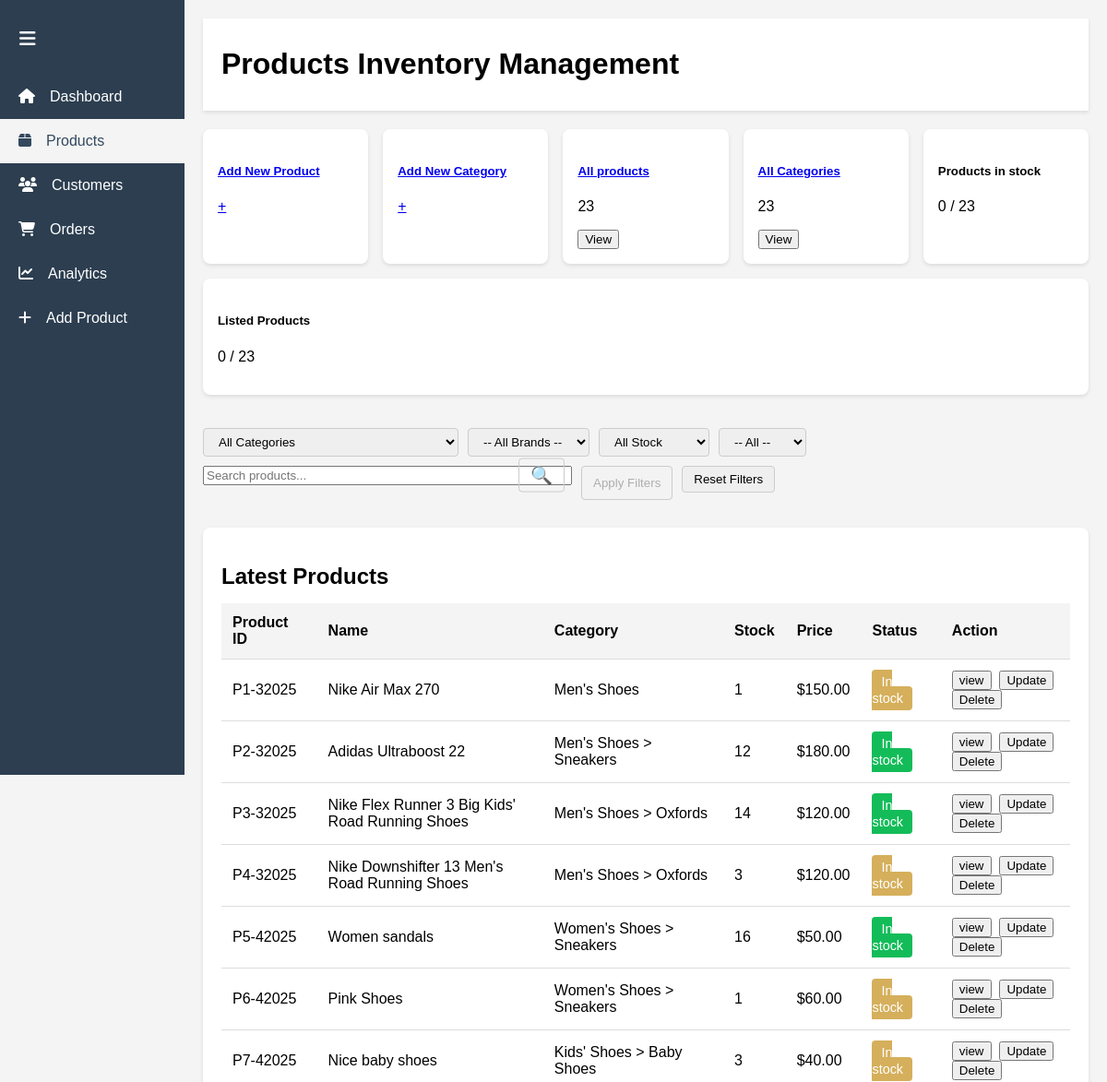
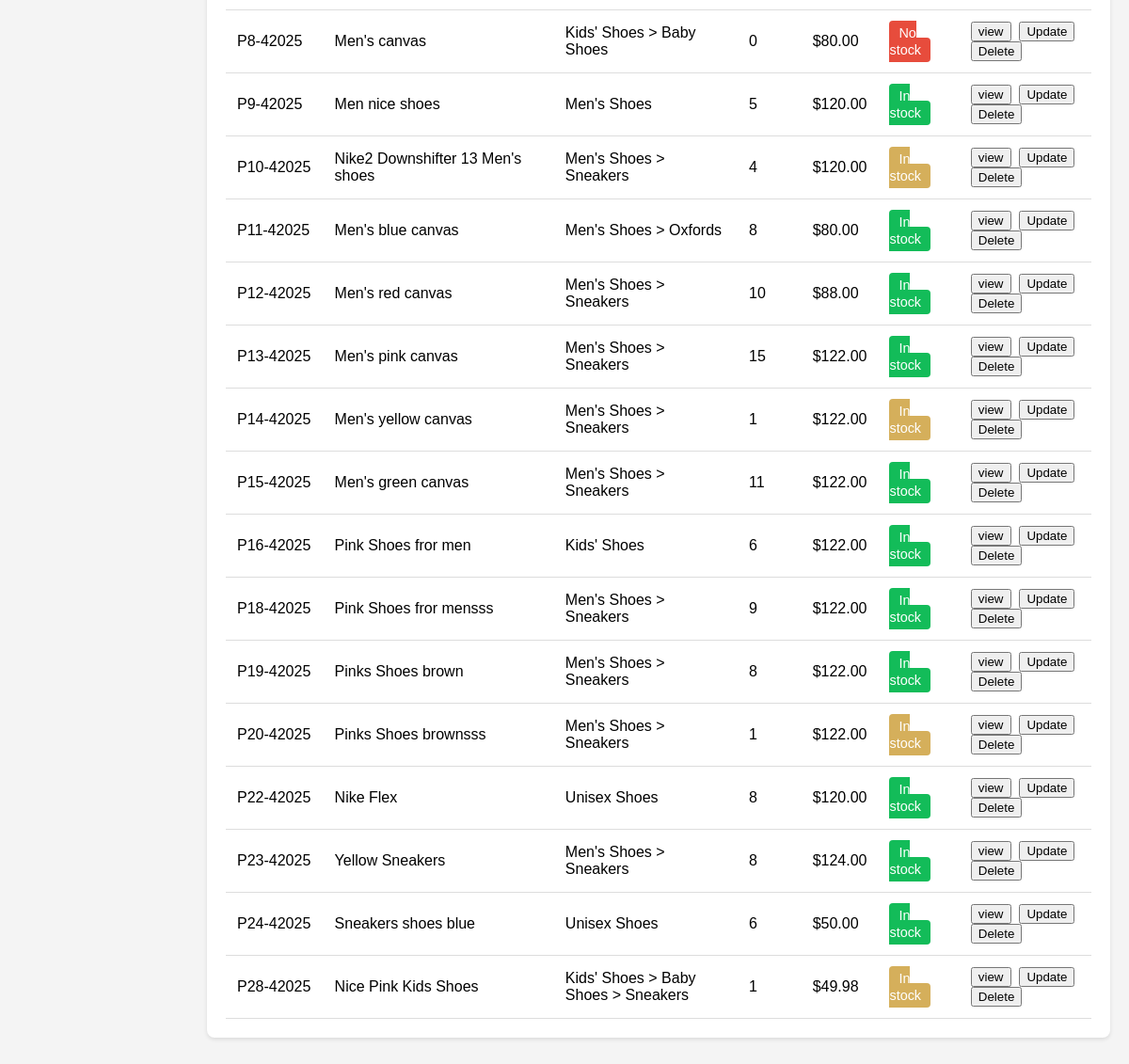
Screenshot of /myadmin/products-management with the database file from the repository (2 pictures, top to bottom).
### store/models.py (models this page shows, shortened)
class Product(models.Model):
    category = models.ForeignKey(Category, on_delete=models.CASCADE, related_name='products', blank=True, null=True)
    name = models.CharField(max_length=255, verbose_name='Product Name')
    slug = models.SlugField(unique=True, blank=True)
    price = models.DecimalField(max_digits=12, decimal_places=2)
    image =  models.ImageField(upload_to='uploads/products', null=True, blank=True)
    description = models.TextField(verbose_name='Product Description', blank=True, null=True)
    key_words = models.CharField(max_length=255, blank=True, null=True)
    is_sale = models.BooleanField(default=False)
    sale_price = models.DecimalField(max_digits=12, decimal_places=2, null=True, blank=True)
    discount = models.DecimalField(default=0, max_digits=9, decimal_places=2, null=True, blank=True)
    percentage_discount = models.DecimalField(default=0, max_digits=5, decimal_places=0, null=True, blank=True)
    is_listed = models.BooleanField(default=True)
    is_featured = models.BooleanField(default=False)
    is_new = models.BooleanField(default=True)
    in_stock = models.BooleanField(default=True)
    stock_quantity = models.IntegerField(default=1)
    brand = models.CharField(max_length=255, blank=True, null=True)
    material = models.CharField(max_length=255, blank=True, null=True)
    color = models.CharField(max_length=255, blank=True)
    size = models.CharField(max_length=255, blank=True)
    created_at = models.DateTimeField(auto_now_add=True)

class Category(MPTTModel):
    name = models.CharField(max_length=50)
    parent = TreeForeignKey('self', on_delete=models.CASCADE, null=True, blank=True, related_name='children')
    slug = models.SlugField(unique=True, blank=True)
    key_words = models.CharField(max_length=255, blank=True, null=True)
    description = models.CharField(max_length=255, blank=True, null=True)
    image = models.ImageField(upload_to='uploads/categories/', blank=True, null=True)
    class MPTTMeta:
        order_insertion_by = ['name']
    class Meta:
        unique_together = ('parent', 'name')  # 👈 This ensures same name can't appear under same parent
        verbose_name_plural = 'Categories'
    def get_full_path(self):
        ancestors = self.get_ancestors(include_self=True)
        return " > ".join([category.name for category in ancestors])
    def __str__(self):
        return self.get_full_path()

### myadmin/views.py (the view)
# urls.py: path('products-management', views.products_management, name='products_management'),
def products_management(request):
    products = Product.objects.select_related('category').all()
    category = request.GET.get('category')
    brand = request.GET.get('brand')
    stock = request.GET.get('stock')
    is_listed = request.GET.get('is_listed')
    search_query = request.GET.get('search')
    if search_query:
        products = products.filter(
            Q(name__icontains=search_query) |
            Q(description__icontains=search_query)  # optional
        )
    if category:
        selected_category = get_object_or_404(Category, slug=category)
        descendants = selected_category.get_descendants(include_self=True)
        products = products.filter(category__in=descendants)
    if brand == 'none':
        products = products.filter(brand__isnull=True)
    elif brand:
        products = products.filter(brand__iexact=brand)
    if stock == 'in':
        products = products.filter(stock_quantity__gt=0)
    elif stock == 'out':
        products = products.filter(stock_quantity__lte=0)
    elif stock == 'less':
        products = products.filter(stock_quantity__lte=4)
    if is_listed == 'true':
        products = products.filter(is_listed=True)
    elif is_listed == 'false':
        products = products.filter(is_listed=False)
    if request.headers.get('x-requested-with') == 'XMLHttpRequest':
        html = render_to_string('myadmin/partials/product-table-body.html', {'products': products})
        return JsonResponse({'html': html})
    context = {
        'products': products,
        'categories': Category.objects.all(),
        'brands': Product.objects.exclude(brand__isnull=True).values_list('brand', flat=True).distinct()
    }
    return render(request, 'myadmin/products-management.html', context)

### cart/context_processors.py (called while the page is built)
def cart(request):
    return {'cart': Cart(request)}

### main/context_processors.py (called while the page is built)
def categories_processor(request):
    categories = Category.objects.filter(parent__isnull=True).prefetch_related("children")
    return {'categories': categories,}

def brand_list(request):
    brand_list = (
        Product.objects.filter(is_listed=True)
        .exclude(brand__isnull=True)
        .exclude(brand__exact='')
        .values_list('brand', flat=True)
        .distinct()
        .order_by('brand')
    )
    return {
        'brand_list': brand_list
    }

### users/templatetags/active_class_tags.py (called while the page is built)
@register.simple_tag(takes_context=True)
def admin_active_class(context, *view_names):
    current_view = context.request.resolver_match.view_name
    if current_view in view_names:
        return "admin-active-sidebar"
    return ""

### myadmin/templates/myadmin/products-management.html (shortened to what this page needs)
{% extends 'myadmin/partials/base.html' %}
{% block content %}
<header class="topbar">
    <h1>Products Inventory Management</h1>
</header>
<section class="cards">
    <div class="card">
        <a href="{% url 'add_product' %}">
            <h5>Add New Product</h5>
        </a>
        <a href="{% url 'add_product' %}"><p>+</p></a>
    </div>
    <div class="card">
        <a href="{% url 'add_category' %}"><h5>Add New Category</h5></a>
        <a href="{% url 'add_category' %}"><p>+</p></a>
    </div>
    <div class="card">
        <a href="{% url 'product_list' %}"><h5>All products</h5></a>
        <p>{{products|length}}</p>
        <a href="{% url 'product_list' %}"><button>View</button></a>
    </div>
    <div class="card">
        <a href="{% url 'category_list' %}"><h5>All Categories</h5></a>
        <p>{{products|length}}</p>
        <a href="{% url 'category_list' %}"><button>View</button></a>
    </div>
    <div class="card">
        <h5>Products in stock</h5>
        <p>{{products_in_stock|length}} / {{products|length}}</p>
    </div>
    <div class="card">
        <h5>Listed Products</h5>
        <p>{{listed_products|length}} / {{products|length}}</p>
    </div>
</section>
<br><br>
<form method="GET" class="product-filters">
    <select name="category">
        <option value="">All Categories</option>
    </select>
    <select name="brand">
        <option value="">-- All Brands --</option>
    </select>
    <select name="stock">
        <option value="">All Stock</option>
    </select>
    <select name="is_listed" id="is_listed">
        <option value="">-- All --</option>
    </select>
    <div class="search-wrapper">
        <input
          type="text"
          name="search"
          class="custom-input search-input"
          placeholder="Search products..."
          value="{{ request.GET.search|default_if_none:'' }}"
          id="product-search-input"
        >
        <button type="submit" class="search-btn">🔍</button>
      </div>
    <button type="submit" disabled>Apply Filters</button>
    <a href="{% url 'products_management' %}"><button type="button" class="reset-btn">Reset Filters</button></a>
</form>
<section class="products-section">
    <h2>Latest Products</h2>
    {% if products %}
    <table class="products-table">
        <thead>
            <tr>
                <th>Product ID</th>
                <th>Name</th>
                <th>Category</th>
                <th>Stock</th>
                <th>Price</th>
                <th>Status</th>
                <th>Action</th>
            </tr>
        </thead>
        <tbody id="product-table-body">
            {% include "myadmin/partials/product-table-body.html" %}
        </tbody>
    </table>
    {% endif %}
</section>
{% endblock content %}

### myadmin/templates/myadmin/partials/product-table-body.html
{% for product in products %}
<tr>
    <td>P{{product.id}}-{{product.created_at.month}}{{product.created_at.year}}</td>
    <td>{{product.name}}</td>
    <td>{{product.category}}</td>
    <td>{{product.stock_quantity}}</td>
    <td>${{product.price}}</td>
    {% if product.in_stock %}
        {% if product.stock_quantity < 5 %}
        <td><span class="status less-stock">In stock</span></td>
        {% else %}
        <td><span class="status in-stock">In stock</span></td>
        {% endif %}
    {% else %}
        <td><span class="status out-stock">No stock</span></td>
    {% endif %}
    <td>
        <a href="{% url 'product_item' product.slug %}"><button type="button">view</button></a>&nbsp;
        <a href="{% url 'update_product' product.slug %}"><button type="button">Update</button></a>&nbsp;
        <a href="{% url 'delete_product' product.slug %}"><button type="button">Delete</button></a>
    </td>
</tr>
{% empty %}
<tr><td colspan="7">No products found.</td></tr>
{% endfor %}

### myadmin/templates/myadmin/products-management.html (style rules this page uses)
.product-filters { display: flex; gap: 10px; margin-bottom: 20px; flex-wrap: wrap; }
.product-filters select, .product-filters button { padding: 6px 12px; border-radius: 4px; border: 1px solid #ccc; }
.search-wrapper { position: relative; width: 100%; max-width: 400px; margin-bottom: 1rem; display: flex; }
.search-input { flex: 1; padding-right: 2.5rem; }
.search-btn { position: absolute; right: 0.5rem; top: 50%; transform: translateY(-50%); background: none; border: none; font-size: 1.2rem; cursor: pointer; }
.cards { display: flex; gap: 1em; flex-wrap: wrap; }
.card { background: white; padding: 1em; flex: 1; min-width: 120px; box-shadow: 0 2px 4px rgba(0, 0, 0, 0.1); border-radius: 8px; }
.products-section { margin-top: 30px; background: white; padding: 20px; border-radius: 8px; box-shadow: 0 2px 4px rgba(0, 0, 0, 0.1); }
.products-section h2 { margin-bottom: 15px; }
.products-table { width: 100%; border-collapse: collapse; }
.products-table th, .products-table td { padding: 12px; border-bottom: 1px solid #ddd; text-align: left; }
.products-table th { background: #f4f4f4; }
.status.in-stock { background: #13bc59; padding: 5px 10px; color: white; border-radius: 4px; font-size: 0.9em; }
.status.out-stock { background: #e74c3c; padding: 5px 10px; color: white; border-radius: 4px; font-size: 0.9em; }
.status.less-stock { background: #d5af5b; padding: 5px 10px; color: white; border-radius: 4px; font-size: 0.9em; }

### myadmin/templates/myadmin/partials/base.html (style rules this page uses)
body { margin: 0; font-family: Arial, sans-serif; background: #f4f4f4; }
.topbar { background: #fff; padding: 10px 20px; margin-bottom: 20px; box-shadow: 0 2px 4px rgba(0, 0, 0, 0.1); }

### rows the page displays
Product: id "1", created_at.month "3", created_at.year "2025", name "Nike Air Max 270", category "Men's Shoes", stock_quantity "1", price "150.00", in_stock "In stock"
Product: id "2", created_at.month "3", created_at.year "2025", name "Adidas Ultraboost 22", category "Men's Shoes > Sneakers", stock_quantity "12", price "180.00", in_stock "In stock"
Product: id "3", created_at.month "3", created_at.year "2025", name "Nike Flex Runner 3 Big Kids' Road Running Shoes", category "Men's Shoes > Oxfords", stock_quantity "14", price "120.00", in_stock "In stock"
Product: id "4", created_at.month "3", created_at.year "2025", name "Nike Downshifter 13 Men's Road Running Shoes", category "Men's Shoes > Oxfords", stock_quantity "3", price "120.00", in_stock "In stock"
Product: id "5", created_at.month "4", created_at.year "2025", name "Women sandals", category "Women's Shoes > Sneakers", stock_quantity "16", price "50.00", in_stock "In stock"
Product: id "6", created_at.month "4", created_at.year "2025", name "Pink Shoes", category "Women's Shoes > Sneakers", stock_quantity "1", price "60.00", in_stock "In stock"
Product: id "7", created_at.month "4", created_at.year "2025", name "Nice baby shoes", category "Kids' Shoes > Baby Shoes", stock_quantity "3", price "40.00", in_stock "In stock"
Product: id "8", created_at.month "4", created_at.year "2025", name "Men's canvas", category "Kids' Shoes > Baby Shoes", stock_quantity "0", price "80.00", in_stock "No stock"
Product: id "9", created_at.month "4", created_at.year "2025", name "Men nice shoes", category "Men's Shoes", stock_quantity "5", price "120.00", in_stock "In stock"
Product: id "10", created_at.month "4", created_at.year "2025", name "Nike2 Downshifter 13 Men's shoes", category "Men's Shoes > Sneakers", stock_quantity "4", price "120.00", in_stock "In stock"
Product: id "11", created_at.month "4", created_at.year "2025", name "Men's blue canvas", category "Men's Shoes > Oxfords", stock_quantity "8", price "80.00", in_stock "In stock"
Product: id "12", created_at.month "4", created_at.year "2025", name "Men's red canvas", category "Men's Shoes > Sneakers", stock_quantity "10", price "88.00", in_stock "In stock"
Product: id "13", created_at.month "4", created_at.year "2025", name "Men's pink canvas", category "Men's Shoes > Sneakers", stock_quantity "15", price "122.00", in_stock "In stock"
Product: id "14", created_at.month "4", created_at.year "2025", name "Men's yellow canvas", category "Men's Shoes > Sneakers", stock_quantity "1", price "122.00", in_stock "In stock"
Product: id "15", created_at.month "4", created_at.year "2025", name "Men's green canvas", category "Men's Shoes > Sneakers", stock_quantity "11", price "122.00", in_stock "In stock"
Product: id "16", created_at.month "4", created_at.year "2025", name "Pink Shoes fror men", category "Kids' Shoes", stock_quantity "6", price "122.00", in_stock "In stock"
Product: id "18", created_at.month "4", created_at.year "2025", name "Pink Shoes fror mensss", category "Men's Shoes > Sneakers", stock_quantity "9", price "122.00", in_stock "In stock"
Product: id "19", created_at.month "4", created_at.year "2025", name "Pinks Shoes brown", category "Men's Shoes > Sneakers", stock_quantity "8", price "122.00", in_stock "In stock"
Product: id "20", created_at.month "4", created_at.year "2025", name "Pinks Shoes brownsss", category "Men's Shoes > Sneakers", stock_quantity "1", price "122.00", in_stock "In stock"
Product: id "22", created_at.month "4", created_at.year "2025", name "Nike Flex", category "Unisex Shoes", stock_quantity "8", price "120.00", in_stock "In stock"
Product: id "23", created_at.month "4", created_at.year "2025", name "Yellow Sneakers", category "Men's Shoes > Sneakers", stock_quantity "8", price "124.00", in_stock "In stock"
Product: id "24", created_at.month "4", created_at.year "2025", name "Sneakers shoes blue", category "Unisex Shoes", stock_quantity "6", price "50.00", in_stock "In stock"
Product: id "28", created_at.month "4", created_at.year "2025", name "Nice Pink Kids Shoes", category "Kids' Shoes > Baby Shoes > Sneakers", stock_quantity "1", price "49.98", in_stock "In stock"

### other values shown
{{ products|length }} "23"
{{ products_in_stock|length }} "0"
{{ listed_products|length }} "0"
